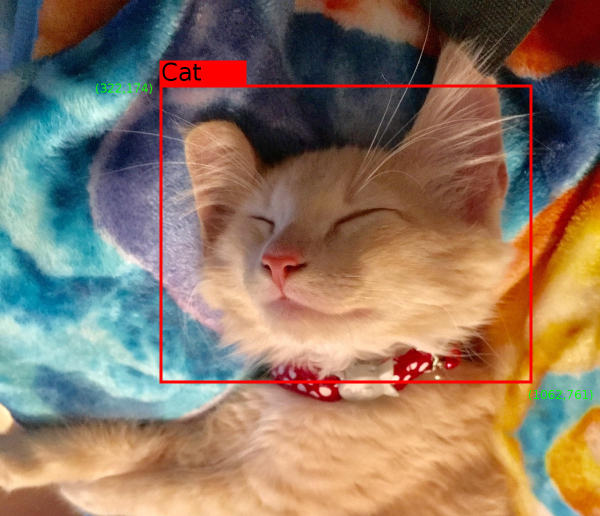
#> input picture OpenCVProjects/TensorflowProjects/objectdectet/object_detection/g3doc/img/example_cat.jpg, 1200 x 1032 px, given in place of the camera (shown at 1/2 size)
$ python lunkuo.py
#> lines starting #> are read from the running program, lines starting #| are printed output that depends on the picture; after the words box and inside, x2 and y2 are one past the last pixel; in counts of white or black regions, pixels touching at a corner belong together
import cv2
from time import sleep
import numpy as np
from cv2 import threshold

camera = cv2.VideoCapture(0, cv2.CAP_DSHOW)
camera.set(3, 1280)  # 设置分辨率
camera.set(4, 768)

while True:
    (grabbed, frame) = camera.read()
#> frame is the input picture: shape (1032, 1200, 3); mean B, G, R 99.5, 118.4, 140.7
    dst = frame
    gaussian_img = cv2.GaussianBlur(dst, (5, 5), 10)
    gray_img = cv2.cvtColor(gaussian_img, cv2.COLOR_BGR2GRAY)
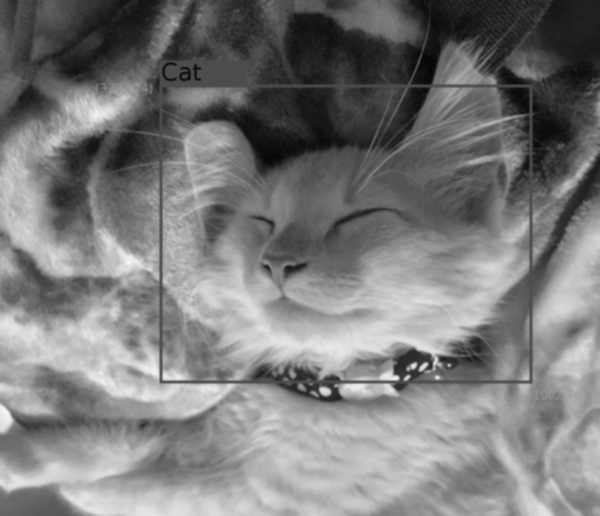
#> gray_img: shape (1032, 1200) (shown at 1/2 size); min 4, max 249, mean 122.9
    _, threshold_img = cv2.threshold(gray_img, 110, 255, cv2.THRESH_BINARY)
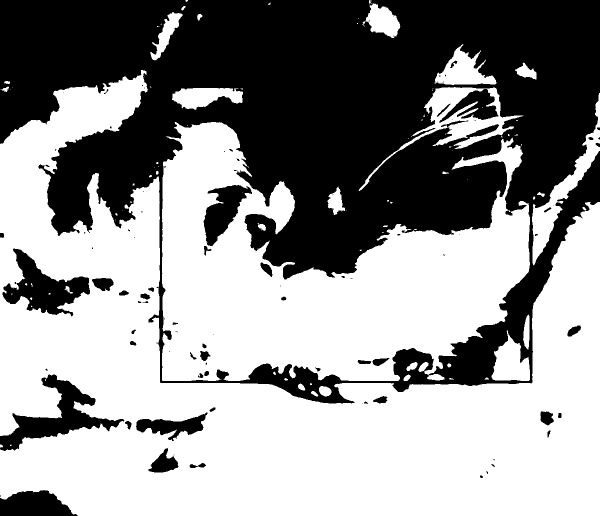
#> threshold_img: shape (1032, 1200) (shown at 1/2 size); 57.7% white; 101 black regions (51 under 20 px)
    contours, hierarchy = cv2.findContours(threshold_img, cv2.RETR_TREE, cv2.CHAIN_APPROX_NONE)
#> contours = 202 contours, 124 with area under 20; largest, box (x1, y1, x2, y2) and area: (0, 140, 1200, 1032) 475742, (324, 244, 1060, 762) 216147, (717, 174, 1047, 382) 14160, (4, 496, 181, 634) 10694, (1064, 186, 1200, 531) 8252
    cv2.drawContours(dst, contours, -1, (0, 0, 255), 3)
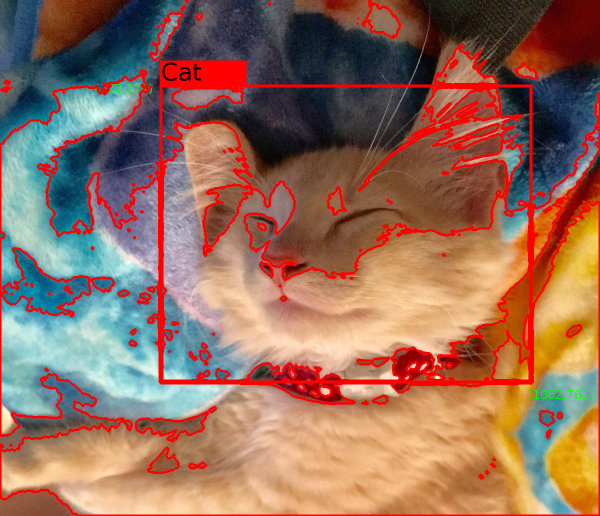
#> dst: shape (1032, 1200, 3) (shown at 1/2 size); 7.69% of pixels changed, all inside (x1, y1, x2, y2) = (0, 0, 1200, 1032)
    cv2.namedWindow('final_img', 1)
    cv2.imshow('final_img', dst)
    sleep(0.5)

$ run again, on OpenCVProjects/TensorflowProjects/objectdectet/object_detection/g3doc/img/oid_monkey_3b4168c89cecbc5b.jpg
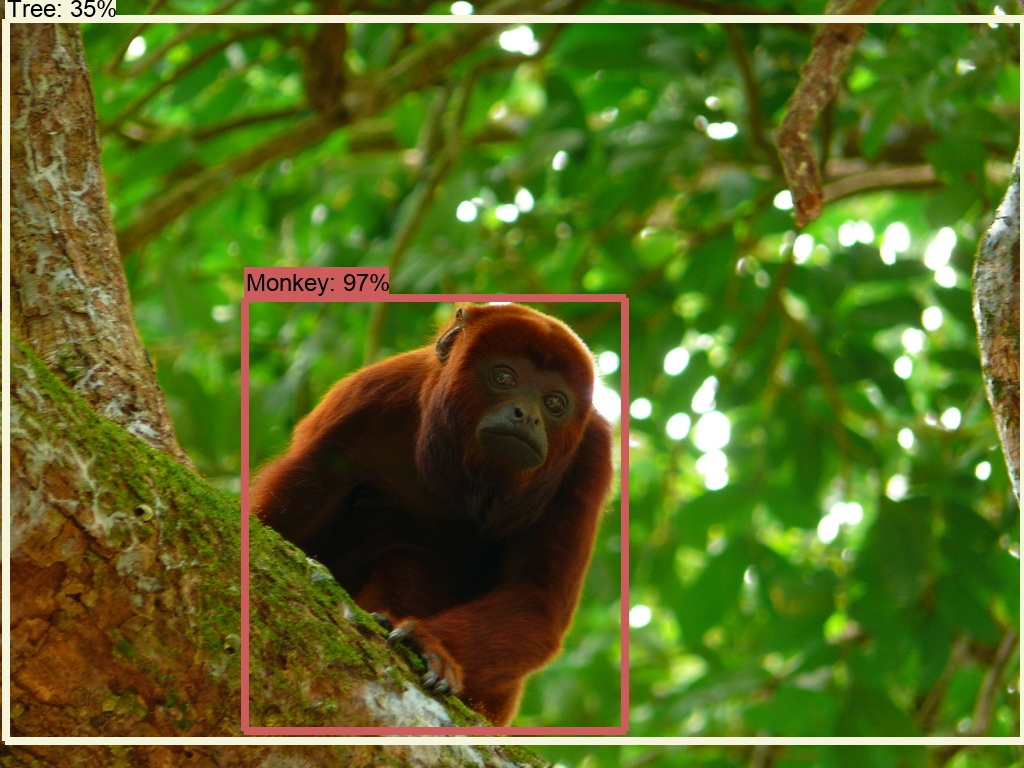
#> input picture OpenCVProjects/TensorflowProjects/objectdectet/object_detection/g3doc/img/oid_monkey_3b4168c89cecbc5b.jpg, 1024 x 768 px, given in place of the camera
#> frame is the input picture: shape (768, 1024, 3); mean B, G, R 33.7, 107.1, 88.9
#> `_, threshold_img = cv2.threshold(gray_img, 110, 255, cv2.THRESH_BINARY)`:
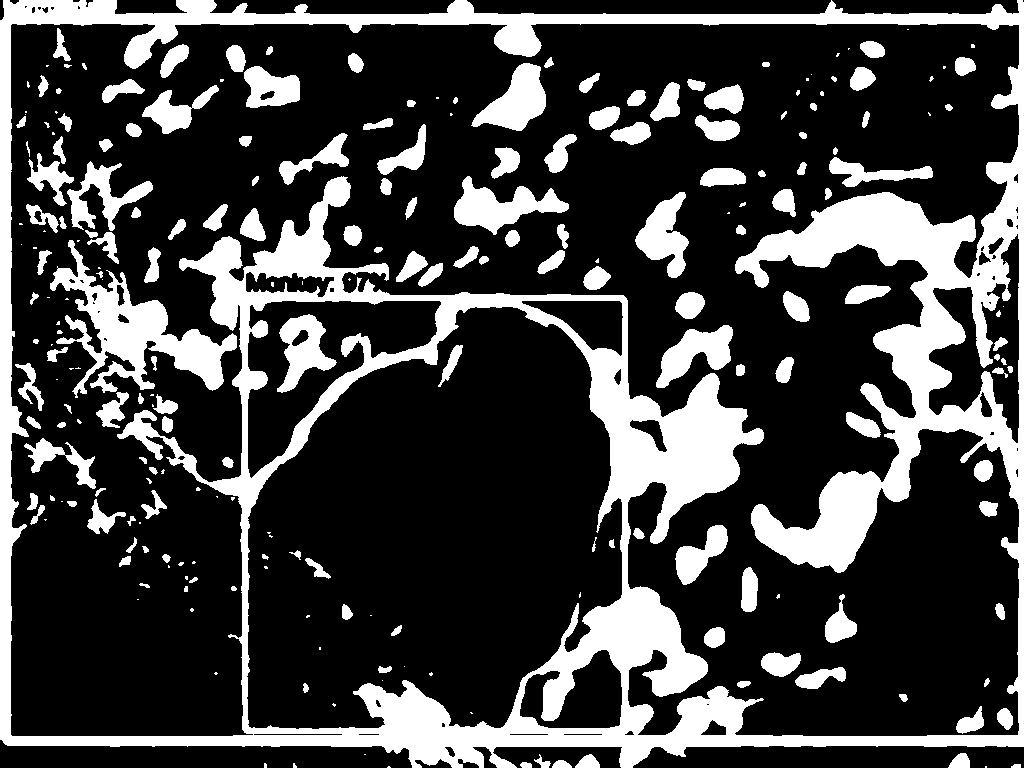
#> threshold_img: shape (768, 1024); 25.4% white; 240 white regions (78 under 20 px)
#> contours = 294 contours, 117 with area under 20; largest, box (x1, y1, x2, y2) and area: (0, 0, 1024, 768) 753536, (10, 23, 1020, 737) 471318, (246, 306, 623, 730) 118950, (247, 300, 442, 479) 16328, (50, 240, 237, 398) 8884
#> `cv2.drawContours(dst, contours, -1, (0, 0, 255), 3)`:
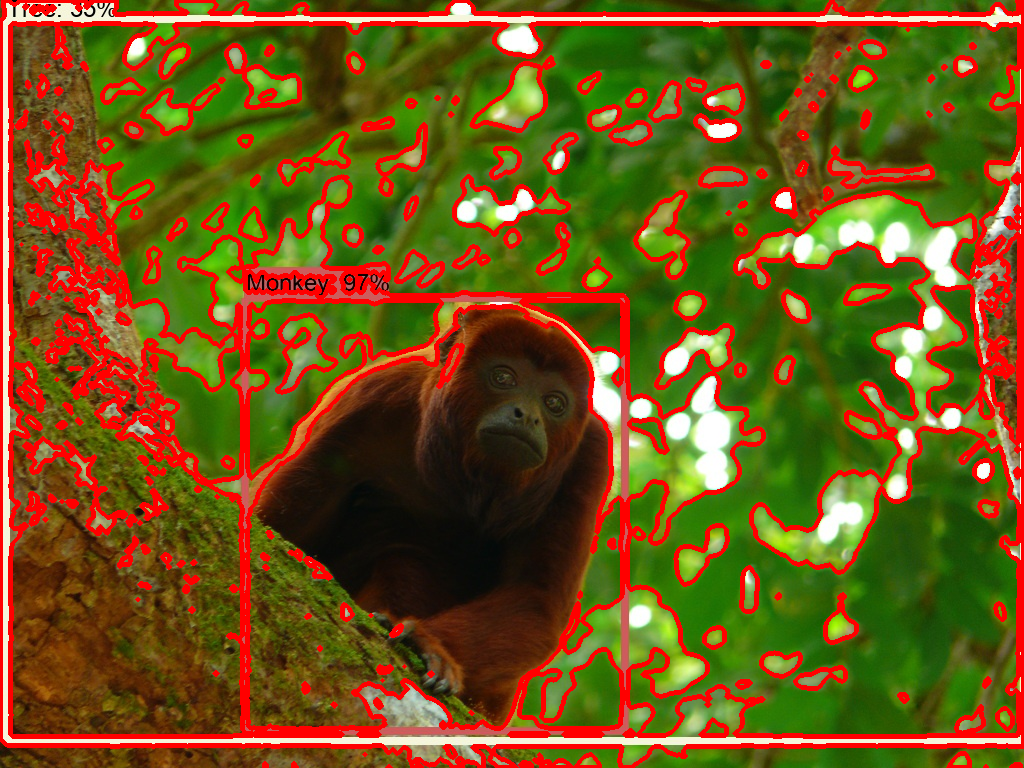
#> dst: shape (768, 1024, 3); 17.49% of pixels changed, all inside (x1, y1, x2, y2) = (0, 0, 1024, 768)

$ run again, on OpenCVProjects/TensorflowProjects/objectdectet/object_detection/g3doc/img/groupof_case_eval.png
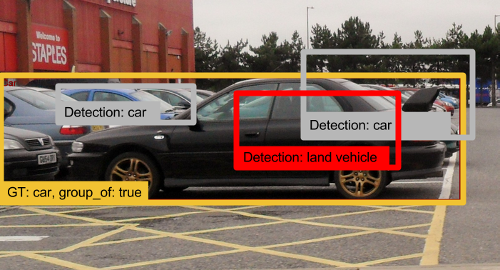
#> input picture OpenCVProjects/TensorflowProjects/objectdectet/object_detection/g3doc/img/groupof_case_eval.png, 500 x 270 px, given in place of the camera
#> frame is the input picture: shape (270, 500, 3); mean B, G, R 95.1, 111.2, 136.4
#> `_, threshold_img = cv2.threshold(gray_img, 110, 255, cv2.THRESH_BINARY)`:
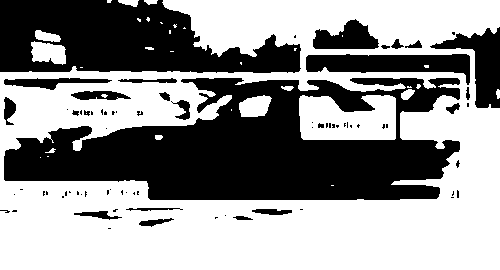
#> threshold_img: shape (270, 500); 57.5% white; 75 black regions (51 under 20 px)
#> contours = 109 contours, 73 with area under 20; largest, box (x1, y1, x2, y2) and area: (0, 0, 500, 270) 115606, (3, 77, 461, 201) 38474, (299, 95, 396, 140) 3600, (305, 53, 471, 86) 3031, (312, 18, 380, 50) 1344
#> `cv2.drawContours(dst, contours, -1, (0, 0, 255), 3)`:
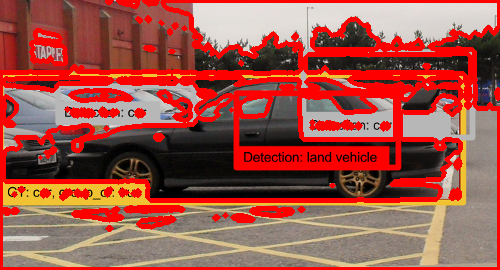
#> dst: shape (270, 500, 3); mean B, G, R 72.8, 83.3, 161.3
